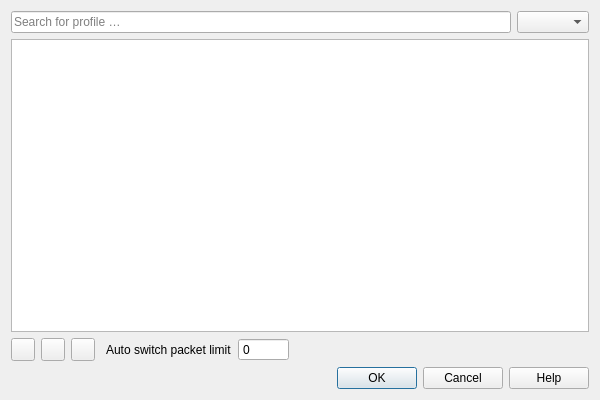
<?xml version="1.0" encoding="UTF-8"?>
<ui version="4.0">
 <class>ProfileDialog</class>
 <widget class="QDialog" name="ProfileDialog">
  <property name="geometry">
   <rect>
    <x>0</x>
    <y>0</y>
    <width>600</width>
    <height>400</height>
   </rect>
  </property>
  <layout class="QVBoxLayout" name="verticalLayout">
   <item>
    <layout class="QHBoxLayout" name="horizontalLayout_2">
     <item>
      <widget class="QLineEdit" name="lineProfileFilter">
       <property name="placeholderText">
        <string>Search for profile …</string>
       </property>
      </widget>
     </item>
     <item>
      <widget class="QComboBox" name="cmbProfileTypes"/>
     </item>
    </layout>
   </item>
   <item>
    <widget class="ProfileTreeView" name="profileTreeView">
     <property name="selectionMode">
      <enum>QAbstractItemView::ExtendedSelection</enum>
     </property>
     <property name="rootIsDecorated">
      <bool>false</bool>
     </property>
     <property name="uniformRowHeights">
      <bool>true</bool>
     </property>
     <property name="itemsExpandable">
      <bool>false</bool>
     </property>
     <property name="sortingEnabled">
      <bool>true</bool>
     </property>
     <property name="headerHidden">
      <bool>false</bool>
     </property>
     <property name="expandsOnDoubleClick">
      <bool>false</bool>
     </property>
     <attribute name="headerVisible">
      <bool>true</bool>
     </attribute>
    </widget>
   </item>
   <item>
    <layout class="QHBoxLayout" name="horizontalLayout" stretch="0,0,0,0,0,0,0,0">
     <item>
      <widget class="StockIconToolButton" name="newToolButton">
       <property name="toolTip">
        <string>Create a new profile using default settings.</string>
       </property>
       <property name="text">
        <string/>
       </property>
       <property name="icon">
        <iconset>
         <normaloff>:/stock/plus-8.png</normaloff>:/stock/plus-8.png</iconset>
       </property>
      </widget>
     </item>
     <item>
      <widget class="StockIconToolButton" name="deleteToolButton">
       <property name="toolTip">
        <string>&lt;html&gt;&lt;head/&gt;&lt;body&gt;&lt;p&gt;Remove this profile. System provided profiles cannot be removed. The default profile will be reset upon deletion.&lt;/p&gt;&lt;/body&gt;&lt;/html&gt;</string>
       </property>
       <property name="icon">
        <iconset>
         <normaloff>:/stock/minus-8.png</normaloff>:/stock/minus-8.png</iconset>
       </property>
      </widget>
     </item>
     <item>
      <widget class="StockIconToolButton" name="copyToolButton">
       <property name="toolTip">
        <string>Copy this profile.</string>
       </property>
       <property name="text">
        <string/>
       </property>
       <property name="icon">
        <iconset>
         <normaloff>:/stock/copy-8.png</normaloff>:/stock/copy-8.png</iconset>
       </property>
      </widget>
     </item>
     <item>
      <spacer name="horizontalSpacer_2">
       <property name="orientation">
        <enum>Qt::Horizontal</enum>
       </property>
       <property name="sizeHint" stdset="0">
        <size>
         <width>5</width>
         <height>20</height>
        </size>
       </property>
      </spacer>
     </item>
     <item>
      <widget class="QLabel" name="autoSwitchLimitLabel">
       <property name="toolTip">
        <string>The number of packets or events to check for automatic profile switching.</string>
       </property>
       <property name="text">
        <string>Auto switch packet limit</string>
       </property>
      </widget>
     </item>
     <item>
      <widget class="QSpinBox" name="autoSwitchSpinBox">
       <property name="buttonSymbols">
        <enum>QAbstractSpinBox::NoButtons</enum>
       </property>
       <property name="maximum">
        <number>10000000</number>
       </property>
       <property name="singleStep">
        <number>1000</number>
       </property>
      </widget>
     </item>
     <item>
      <spacer name="horizontalSpacer">
       <property name="orientation">
        <enum>Qt::Horizontal</enum>
       </property>
       <property name="sizeHint" stdset="0">
        <size>
         <width>40</width>
         <height>20</height>
        </size>
       </property>
      </spacer>
     </item>
     <item>
      <widget class="ElidedLabel" name="hintLabel">
       <property name="sizePolicy">
        <sizepolicy hsizetype="Expanding" vsizetype="Preferred">
         <horstretch>1</horstretch>
         <verstretch>0</verstretch>
        </sizepolicy>
       </property>
       <property name="text">
        <string/>
       </property>
       <property name="alignment">
        <set>Qt::AlignRight|Qt::AlignTrailing|Qt::AlignVCenter</set>
       </property>
       <property name="openExternalLinks">
        <bool>true</bool>
       </property>
      </widget>
     </item>
    </layout>
   </item>
   <item>
    <widget class="QDialogButtonBox" name="buttonBox">
     <property name="orientation">
      <enum>Qt::Horizontal</enum>
     </property>
     <property name="standardButtons">
      <set>QDialogButtonBox::Cancel|QDialogButtonBox::Help|QDialogButtonBox::Ok</set>
     </property>
    </widget>
   </item>
  </layout>
 </widget>
 <customwidgets>
  <customwidget>
   <class>StockIconToolButton</class>
   <extends>QToolButton</extends>
   <header>widgets/stock_icon_tool_button.h</header>
  </customwidget>
  <customwidget>
   <class>ProfileTreeView</class>
   <extends>QTreeView</extends>
   <header>widgets/profile_tree_view.h</header>
  </customwidget>
  <customwidget>
   <class>ElidedLabel</class>
   <extends>QLabel</extends>
   <header>widgets/elided_label.h</header>
  </customwidget>
 </customwidgets>
 <resources/>
 <connections>
  <connection>
   <sender>buttonBox</sender>
   <signal>accepted()</signal>
   <receiver>ProfileDialog</receiver>
   <slot>accept()</slot>
   <hints>
    <hint type="sourcelabel">
     <x>248</x>
     <y>254</y>
    </hint>
    <hint type="destinationlabel">
     <x>157</x>
     <y>274</y>
    </hint>
   </hints>
  </connection>
  <connection>
   <sender>buttonBox</sender>
   <signal>rejected()</signal>
   <receiver>ProfileDialog</receiver>
   <slot>reject()</slot>
   <hints>
    <hint type="sourcelabel">
     <x>316</x>
     <y>260</y>
    </hint>
    <hint type="destinationlabel">
     <x>286</x>
     <y>274</y>
    </hint>
   </hints>
  </connection>
 </connections>
</ui>
